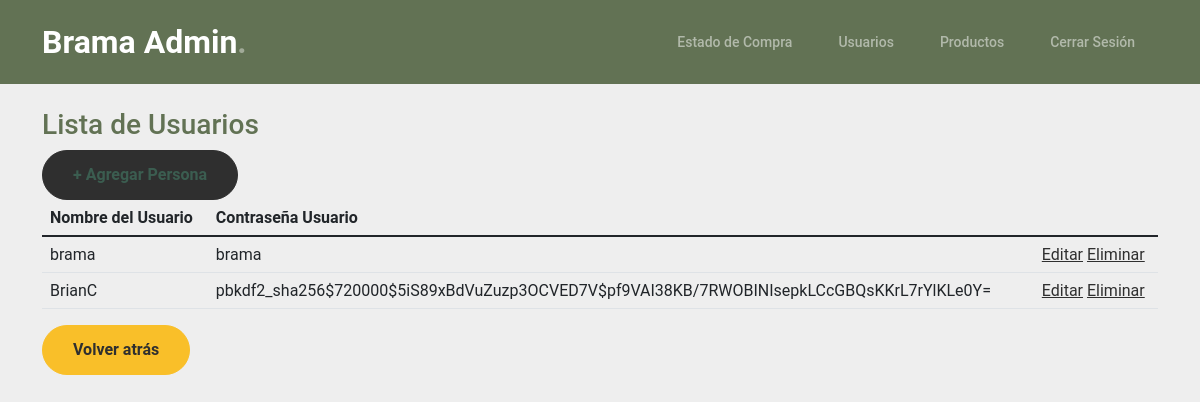
Before: /personas/ (signed in) with the older database file.
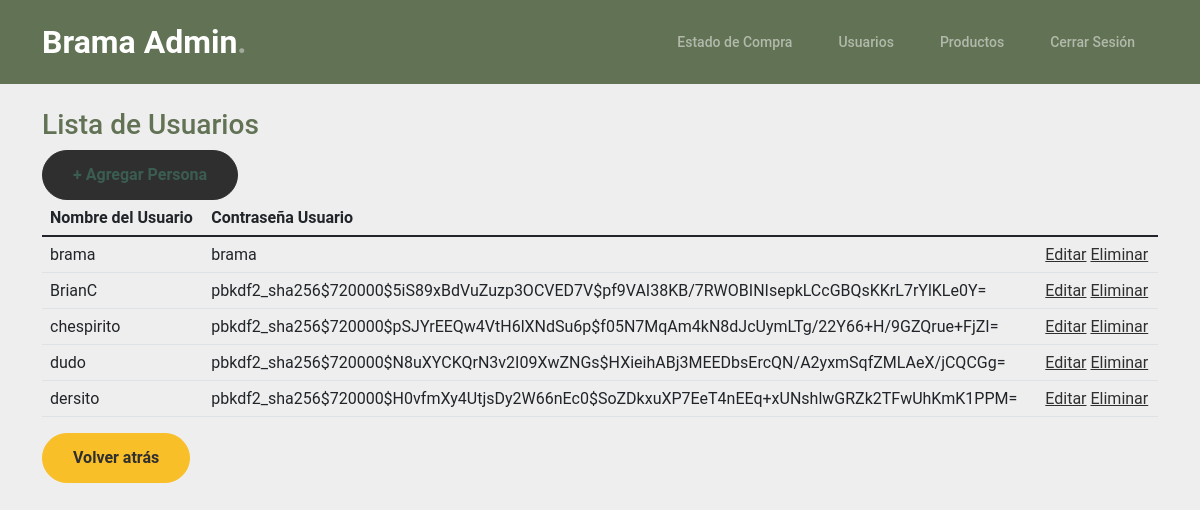
After: the same page with the newer database file.
### aplicacion/models.py (models this page shows)
class Usuario (models.Model):
    nombusuario = models.CharField(primary_key=True, max_length=20, null=False)
    pwd = models.CharField(max_length=20, null=False)

### aplicacion/views.py (the view)
# urls.py: path('personas/', personas, name= 'personas'),
@user_passes_test(is_admin)
def personas(request):
    usuarios=Usuario.objects.all()
    datos={
        "usuarios":usuarios
    }
    return render(request,'aplicacion/personas.html', datos)

### aplicacion/views.py (called while the page is built)
def is_admin(user):
    return user.is_authenticated and user.is_staff

### aplicacion/templates/aplicacion/personas.html (shortened to what this page needs)
{% load static %}
<head>
    <link href="{% static 'aplicacion/css/bootstrap.min.css' %}" rel="stylesheet">
    <link rel="stylesheet" href="https://cdnjs.cloudflare.com/ajax/libs/font-awesome/6.0.0-beta3/css/all.min.css">
    <link href="{% static 'aplicacion/css/tiny-slider.css' %}" rel="stylesheet">
    <link href="{% static 'aplicacion/css/style.css' %}" rel="stylesheet">
</head>
<nav class="custom-navbar navbar navbar-expand-md navbar-dark bg-dark" aria-label="Furni navigation bar">
    <div class="container">
        <a class="navbar-brand" href="{% url "panelcontrol" %}">Brama Admin<span>.</span></a>
        <div class="collapse navbar-collapse" id="navbarsFurni">
            <ul class="custom-navbar-nav navbar-nav ms-auto mb-2 mb-md-0">
                <li class="nav-item ">
                    <a class="nav-link" href="{% url 'panelcontrolestadocompra' %}">Estado de Compra</a>
                </li>
                <li class="nav-item">
                    <a class="nav-link" href="{% url 'personas' %}">Usuarios</a>
                </li>
                <li class="nav-item">
                    <a class="nav-link" href="{% url 'productos' %}">Productos</a>
                </li>
                <li class="nav-item">
                    <a class="nav-link" href="{% url 'panelcerrarsesion' %}">Cerrar Sesión</a>
                </li>
            </ul>
        </div>
    </div>
</nav>
    <div class="container">
        <div class="mt-4">
            <h3>Lista de Usuarios</h3>
            <a href="{% url 'crearpersona' %}" role="button" class="btn text-primary">+ Agregar Persona</a>
        </div>
        <table class="table table-hover">
            <thead>
                <tr>
                    <th>Nombre del Usuario</th>
                    <th>Contraseña Usuario</th>
                </tr>
            </thead>
            <tbody>
                {% for p in usuarios %}
                <tr>
                    <td>{{ p.nombusuario }}</td>
                    <td>{{ p.pwd }}</td>
                    <td>
                        <a href="{% url 'modificar_persona' p.nombusuario %}">Editar</a>
                        <a href="{% url 'eliminarpersona' p.nombusuario %}">Eliminar</a>
                    </td>
                </tr>
                {% endfor %}
            </tbody>
        </table>
        <div class="back-button">
            <a href="{% url 'panelcontrol' %}" class="btn btn-secondary">Volver atrás</a>
        </div>
    </div>
</body>

Changed rows visible on the page:
added Usuario: nombusuario "chespirito", pwd "pbkdf2_sha256$720000$pSJYrEEQw4VtH6lXNdSu6p$f05N7MqAm4kN8dJcUymLTg/22Y66+H/9GZQrue+FjZI="
added Usuario: nombusuario "dudo", pwd "pbkdf2_sha256$720000$N8uXYCKQrN3v2I09XwZNGs$HXieihABj3MEEDbsErcQN/A2yxmSqfZMLAeX/jCQCGg="
added Usuario: nombusuario "dersito", pwd "pbkdf2_sha256$720000$H0vfmXy4UtjsDy2W66nEc0$SoZDkxuXP7EeT4nEEq+xUNshlwGRZk2TFwUhKmK1PPM="
